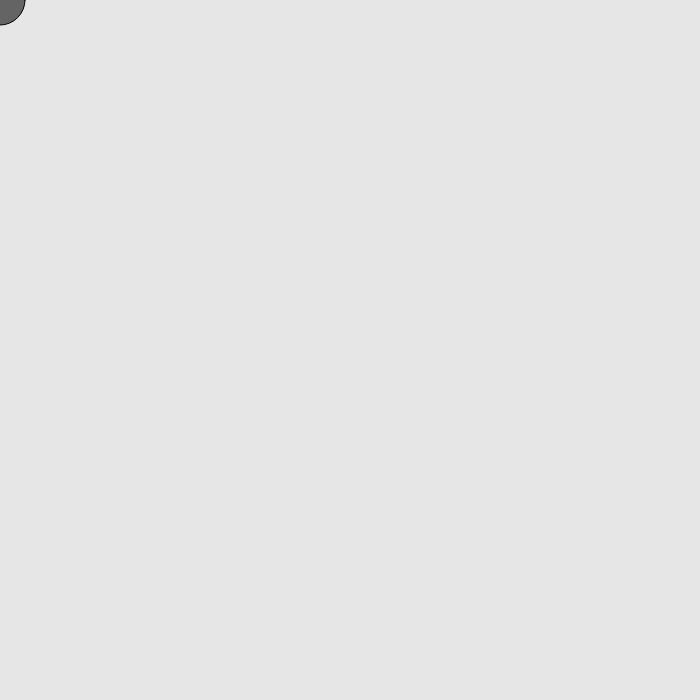
Frame 1 (no input)
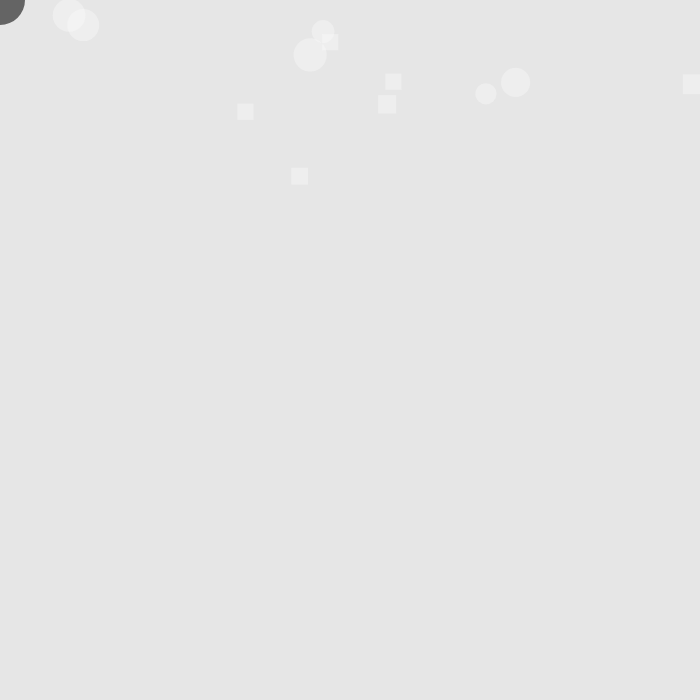
Frame 60 (no input)
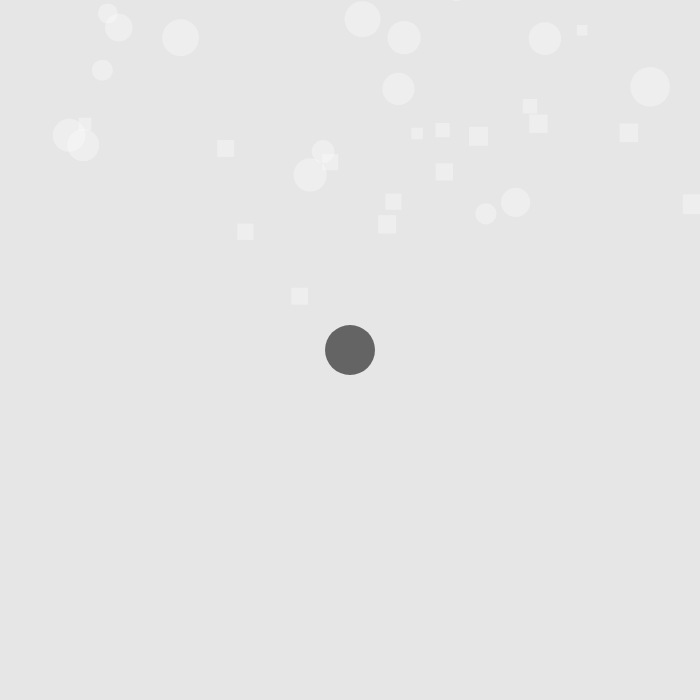
Frame 120 (the mouse pressed at the canvas centre since frame 60)

The p5.js sketch that drew these frames (run headless with seeded random() and noise() and a simulated clock; from frame 60 on, the mouse is pressed at the canvas centre):

// p5.js sketch
// ── sketch.js
let r ;
let circle = [];
let rectagnle = [];
let ball ;


function setup() {
    createCanvas(700, 700);
    rectMode(CENTER);
}

function draw() {
    background(230);

    ball = new Ball(mouseX, mouseY);
    ball.drawBall();

    if(floor(random(0,10))==4){ // floor는 숫자 정수로 내림하는것
        circle.push(new Circle());
        rectagnle.push(new Rectangle());
    }

    for(let i =0; i< circle.length; i++){
        ball.colliding(circle[i]);
        circle[i].drawCircle();
        circle[i].moveCircle();
    }

    for(let i =0; i< rectagnle.length; i++){
        ball.colliding(rectagnle[i]);
        rectagnle[i].drawRectagle();
        rectagnle[i].moveRectagle();
    }

}
// ── ball.js
class Ball{
    constructor(x,y){
        this.x = x;
        this.y = y;
        this.r = 25;

    }

    drawBall(){
        fill(100);
        ellipse(this.x, this.y, this.r*2,this.r*2);
    }

    colliding(object){
        let distance = dist(object.x,object.y,this.x,this.y)
        if( distance <= object.r + this.r){
            object.colliding = true;
        } else{
            object.colliding = false;

        }

    }
}
// ── circle.js
class Circle{
    constructor(){
        this.x = random(0,width);
        this.y = random(0,-30);
        this.r = random(10,20);
        this.dy = 2;
        this.colliding = false
        
    }

    drawCircle(){
        noStroke();

        if(this.colliding){
            fill(250,0,0,100);
        }else{
            fill(250,250,250,100);
        }


        ellipse(this.x,this.y,this.r*2,this.r*2);
    }

        moveCircle(){
        this.y = this.y + this.dy;
    }
}
// ── rectangle.js
class Rectangle{
    constructor(){
        this.x = random(0,width);
        this.y = random(0,100);
        this.r = random(10,20);
        this.dy = 2;
        this.colliding = false

    }

    drawRectagle(){
        noStroke();
        
        if(this.colliding){
            fill(250,0,0,100);
        }else{
            fill(250,250,250,100);
        }


        rect(this.x,this.y,this.r,this.r);
    }

    moveRectagle(){
        this.y = this.y + this.dy;
    }
}
